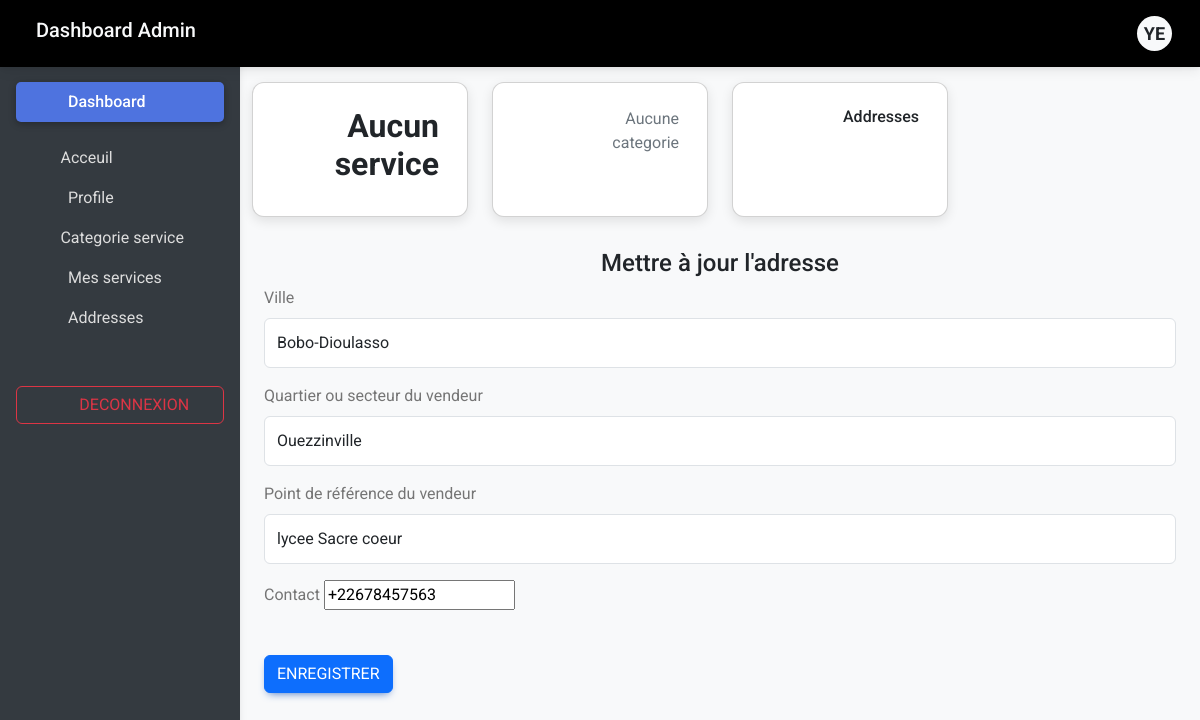
The app's page /addresses/update/2/ (signed in) with its own data.
### compte/models.py (models this page shows)
class User(AbstractUser):
    pass

### market/models.py (models this page shows, shortened)
class Adresse(models.Model):
    ville = models.CharField(max_length=40, verbose_name='ville', null=True, blank=True)
    pays = models.CharField(max_length=40, verbose_name='Pays', null=True, blank=True)
    quartier = models.CharField(max_length=40, verbose_name='Quartier ou secteur du vendeur', null=True, blank=True)
    repere = models.CharField(max_length=40, verbose_name='Point de référence du vendeur', null=True, blank=True)
    contact = PhoneNumberField(verbose_name='Numéro de téléphone')
    utilisateur = models.ForeignKey(
        settings.AUTH_USER_MODEL,
        on_delete=models.CASCADE,
        verbose_name='Utilisateur',
        related_name='adresses'
    )

### market/views.py (the view)
# urls.py: path('addresses/update/<int:pk>/', market.views.update_address, name='update_adresse'),
@login_required
def update_address(request,pk):
    address = get_object_or_404(Adresse, pk=pk, utilisateur=request.user)
    if request.method == 'POST':
        form = AdresseForm(request.POST, instance=address)
        if form.is_valid():
            form.save()
            messages.success(request, 'L\'adresse a été mis à jour avec succès.')
            return redirect('market:dashboard')
    else:
        form = AdresseForm(instance=address)
    return render(request, 'market/admin/service/adresse_update.html', {'form': form})

### market/forms.py (shortened to what this page needs)
class AdresseForm(forms.ModelForm):
    contact = PhoneNumberField()
    class Meta:
        model = Adresse
        fields = ['pays','ville', 'quartier', 'repere', 'contact']
        widgets = {
                        'pays': forms.TextInput(attrs={'class': 'form-control', 'placeholder': 'Entrez le pays'}),
            'ville': forms.TextInput(attrs={'class': 'form-control', 'placeholder': 'Entrez la ville'}),
            'quartier': forms.TextInput(attrs={'class': 'form-control', 'placeholder': 'Entrez le quartier'}),
            'repere': forms.TextInput(attrs={'class': 'form-control', 'placeholder': 'Entrez le point de référence'}),
            'contact': forms.TextInput(attrs={'class': 'form-control', 'placeholder': 'Entrez le numéro de téléphone'}),
        }

### market/templates/market/admin/service/adresse_update.html (shortened to what this page needs)
{% extends "../../admin/base.html" %}
{% block main %}
<div class="container mt-2">
    <h4 class="text-center mb-2">Mettre à jour l'adresse</h4>
    <form method="post" enctype="multipart/form-data">
        <div class="mb-3">
            <label for="{{ form.ville.id_for_label }}" class="form-label">{{ form.ville.label }}</label>
            {{ form.ville }}
        </div>
        <div class="mb-3">
            <label for="{{ form.quartier.id_for_label }}" class="form-label">{{ form.quartier.label }}</label>
            {{ form.quartier }}
        </div>
        <div class="mb-3">
            <label for="{{ form.repere.id_for_label }}" class="form-label">{{ form.repere.label }}</label>
            {{ form.repere }}
        </div>
        <div class="mb-3">
            <label for="{{ form.contact.id_for_label }}" class="form-label">{{ form.contact.label }}</label>
            {{ form.contact }}
        </div>
        <div class="mb-0">
        </div>
        <button type="submit" class="btn btn-primary w-10">Enregistrer</button>
    </form>
</div>
{% endblock main %}

### market/templates/market/admin/base.html (shortened to what this page needs)
<!DOCTYPE html>
{% load static %}
<html lang="en">
<head>
  <link href="{% static 'css/mdb.min.css' %}" rel="stylesheet">
  <link href="{% static 'css/bootstrap.min.css' %}" rel="stylesheet">
  <link href="{% static 'css/style.css' %}" rel="stylesheet">
  <link rel="stylesheet" href="{% static 'css/admin.css' %}" />
  <link rel="stylesheet" href="{% static 'fontawesome-free/css/all.min.css' %}" />
  <link rel="stylesheet" href="{% static 'django_ckeditor_5/dist/style.css' %}" />
  <link rel="stylesheet" href="https://cdn.ckeditor.com/ckeditor5/43.2.0/ckeditor5.css" />
</head>
<body>
  <header>
    <nav id="sidebarMenu" class="collapse d-lg-block sidebar collapse gradient-sidebar">
        <div class="position-sticky">
            <div class="list-group list-group-flush mx-3 mt-4">
                <a href="" class="list-group-item list-group-item-action py-2 active mb-3" data-mdb-ripple-init aria-current="true">
                    <i class="fas fa-tachometer-alt fa-fw me-3"></i><span>Dashboard</span>
                </a>
                <a class="list-group-item list-group-item-action py-2" href="{% url 'market:homepage' %}">
               <i class="fas fa-home me-3"></i><span>Acceuil</span>
                </a>
                <a href="" class="list-group-item list-group-item-action py-2" data-mdb-ripple-init>
                    <i class="fas fa-user-circle fa-fw me-3"></i><span>Profile</span>
                </a>
                <a href="" class="list-group-item list-group-item-action py-2" data-mdb-ripple-init>
                  <i class="fas fa-th-list fa-w me-3"></i><span>Categorie service</span>
                </a>
                <a href="{% url 'market:dashboard' %}" class="list-group-item list-group-item-action py-2" data-mdb-ripple-init>
                    <i class="fas fa-gavel fa-fw me-3"></i><span>Mes services</span>
                </a>
                <a href="#adresse" class="list-group-item list-group-item-action py-2" data-mdb-ripple-init>
                    <i class="fas fa-map-marker-alt fa-fw me-3"></i><span>Addresses</span>
                </a>
                <a href="{% url 'compte:logout' %}" class="btn btn-outline-danger mt-5" data-mdb-ripple-init>
                    <i class="fas fa-bullhorn fa-user me-3"></i><span>Deconnexion</span>
                </a>
            </div>
        </div>
    </nav>
    <nav id="admin-navbar" class="navbar navbar-expand-lg navbar-dark gradient-navbar fixed-top bg-black text-white">
        <div class="container-fluid">
            <h5 class="text-light me-auto px-4">
                Dashboard Admin
            </h5>
            <div class="d-flex align-items-center">
                {% if user.is_authenticated %}
                <ul class="navbar-nav ms-auto d-flex flex-row align-items-center">
                    <li class="nav-item dropdown">
                        <a class="nav-link dropdown-toggle hidden-arrow d-flex align-items-center" href="#" id="navbarDropdownMenuLink" role="button" data-mdb-toggle="dropdown" aria-expanded="false">
                            <div class="user-circle me-2 bg-light text-dark rounded-circle d-flex justify-content-center align-items-center" style="width: 35px; height: 35px;">
                                {{ user.username|slice:":2" }}
                            </div>
                        </a>
                    </li>
                </ul>
                {% else %}
                <a href="{% url 'compte:login' %}" class="d-inline-block text-light" aria-expanded="false">
                    <i class="fas fa-user fa-2x mx-2"></i>
                </a>
                {% endif %}
            </div>
        </div>
    </nav>
</header>
  <main style="margin-top: 58px">
    <div class="container pt-4" class="justify-content-center">
      {% block stats %}
      {% include 'market/admin/service/stat.html' %}
      {% endblock stats %}
      {% block main %}
      {% endblock main %}
    </div>
  </main>
</body>
</html>

### static/css/style.css (style rules this page uses)
.bg-light { border-radius: 5px; padding: 0 10px; }
.fa-search,.fa-user { color: #6b95b7; }
.navbar-custom , .nav-link { color: #6b95b7; }
.navbar { background-color: #f8f9fa; }
.form-control { height: 50px; }
.fa-phone-alt,.fa-envelope,.fa-map-marker-alt { color: #7db7d6; }

### static/css/admin.css (style rules this page uses)
body { background-color: #fbfbfb; }
@media (min-width: 991.98px) { main { padding-left: 240px; } }
.sidebar { position: fixed; top: 0; bottom: 0; left: 0; padding: 58px 0 0; box-shadow: 0 2px 5px 0 rgb(0 0 0 / 5%), 0 2px 10px 0 rgb(0 0 0 / 5%); width: 240px; z-index: 600; }
.sidebar .active { border-radius: 5px; box-shadow: 0 2px 5px 0 rgb(0 0 0 / 16%), 0 2px 10px 0 rgb(0 0 0 / 12%); }

### market/templates/market/admin/base.html (style rules this page uses)
body { font-family: 'Roboto', sans-serif; background-color: #f8f9fa; }
.user-circle { width: 40px; height: 40px; background-color: #4e73df; color: #fff; border-radius: 50%; font-size: 18px; font-weight: bold; text-transform: uppercase; display: flex; align-items: center; justify-content: center; }
#sidebarMenu { background-color: #343a40; }
.sidebar .list-group-item { color: #ddd; background-color: transparent; border: none; transition: all 0.3s; }
.sidebar .list-group-item.active { background-color: #4e73df; color: #fff; font-weight: 500; }
.navbar .nav-link { color: #4e73df; font-weight: 500; }

### records on screen
User: username "YE"
Adresse: ville "Bobo-Dioulasso", quartier "Ouezzinville", repere "lycee Sacre coeur", contact "+22678457563"
